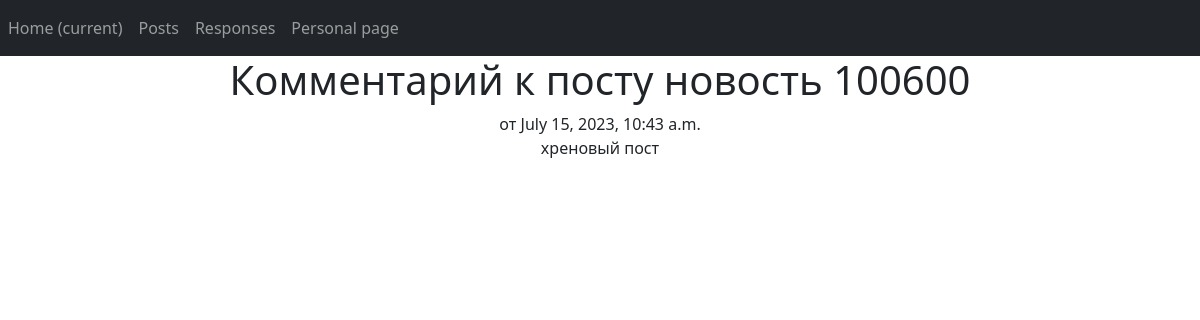
The page /posts/all_responses/1 (signed in) on the database its author committed.
### board/models.py (models this page shows, shortened)
class Response(models.Model):
    post = models.ForeignKey(Post, on_delete=models.CASCADE)
    user = models.ForeignKey(User, on_delete=models.CASCADE)
    text = models.TextField()
    resp_date = models.DateTimeField(auto_now_add=True)

class Post(models.Model):
    author = models.ForeignKey(Author, on_delete=models.CASCADE)
    time_in = models.DateTimeField(auto_now_add=True)
    post_name = models.CharField(max_length=100)
    post_text = models.TextField(default="Тут должен быть идиотский контент, а будет абракадабра, для проверки задания: дурак ываываываф идиот ыафыаываывфа мудак ываф ываф ывп фывп фвап фвп выа фывп фыва выа ыфвп выа фыв афвыа ывф.")
    category = models.ManyToManyField(Category, through='PostCategory')

### board/views.py (the view)
# urls.py: path('posts/all_responses/<int:pk>', ResponseDetail.as_view(), name='response_detail'),
class ResponseDetail(DetailView):
    model = Response
    template_name = 'response.html'
    context_object_name = 'response'
    def get_context_data(self, **kwargs):
        context = super().get_context_data(**kwargs)
        context['user'] = Author.objects.get(user=self.request.user)
        return context

### templates/response.html (shortened to what this page needs)
{% extends 'flatpages/base.html' %}
{% block content %}
<h1>Комментарий к посту {{ response.post.post_name}}</h1>
 от {{ response.post.time_in | date:"DATETIME_FORMAT"}} <br>
{{ response.text}} <br>
<br>
<br>
<br>
<br>
<br>
{% endblock content %}

### rows shown on the page
Response: post.post_name "новость 100600", post.time_in "July 15, 2023, 10:43 a.m.", text "хреновый пост"
